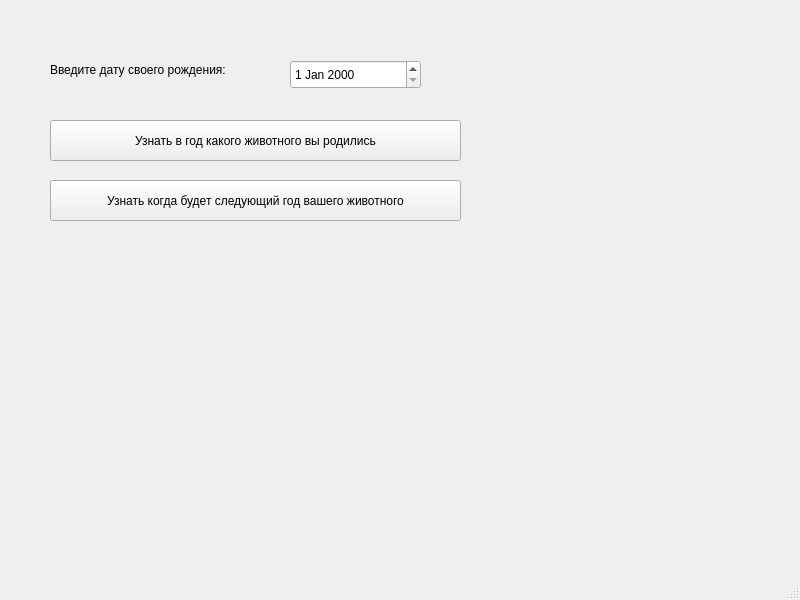
<?xml version="1.0" encoding="UTF-8"?>
<ui version="4.0">
 <class>MainWindow</class>
 <widget class="QMainWindow" name="MainWindow">
  <property name="geometry">
   <rect>
    <x>0</x>
    <y>0</y>
    <width>800</width>
    <height>600</height>
   </rect>
  </property>
  <property name="windowTitle">
   <string>MainWindow</string>
  </property>
  <widget class="QWidget" name="centralwidget">
   <widget class="QLabel" name="label">
    <property name="geometry">
     <rect>
      <x>50</x>
      <y>60</y>
      <width>231</width>
      <height>20</height>
     </rect>
    </property>
    <property name="text">
     <string>Введите дату своего рождения:</string>
    </property>
   </widget>
   <widget class="QDateEdit" name="date">
    <property name="geometry">
     <rect>
      <x>290</x>
      <y>60</y>
      <width>131</width>
      <height>29</height>
     </rect>
    </property>
   </widget>
   <widget class="QPushButton" name="getAnimalBut">
    <property name="geometry">
     <rect>
      <x>50</x>
      <y>120</y>
      <width>411</width>
      <height>41</height>
     </rect>
    </property>
    <property name="text">
     <string>Узнать в год какого животного вы родились</string>
    </property>
   </widget>
   <widget class="QPushButton" name="getAnimalYearBut">
    <property name="geometry">
     <rect>
      <x>50</x>
      <y>180</y>
      <width>411</width>
      <height>41</height>
     </rect>
    </property>
    <property name="text">
     <string>Узнать когда будет следующий год вашего животного</string>
    </property>
   </widget>
   <widget class="QLabel" name="resultLabel">
    <property name="geometry">
     <rect>
      <x>560</x>
      <y>150</y>
      <width>101</width>
      <height>41</height>
     </rect>
    </property>
    <property name="text">
     <string/>
    </property>
    <property name="alignment">
     <set>Qt::AlignCenter</set>
    </property>
   </widget>
  </widget>
  <widget class="QMenuBar" name="menubar">
   <property name="geometry">
    <rect>
     <x>0</x>
     <y>0</y>
     <width>800</width>
     <height>25</height>
    </rect>
   </property>
  </widget>
  <widget class="QStatusBar" name="statusbar"/>
 </widget>
 <resources/>
 <connections/>
</ui>
